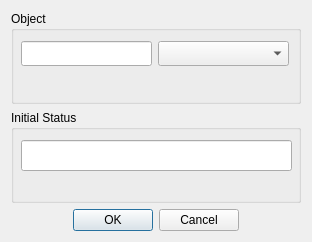
<?xml version="1.0" encoding="UTF-8"?>
<ui version="4.0">
 <class>PlanningProblemDialog</class>
 <widget class="QDialog" name="PlanningProblemDialog">
  <property name="geometry">
   <rect>
    <x>0</x>
    <y>0</y>
    <width>312</width>
    <height>242</height>
   </rect>
  </property>
  <property name="windowTitle">
   <string>Dialog</string>
  </property>
  <layout class="QVBoxLayout" name="verticalLayout_2">
   <item>
    <layout class="QVBoxLayout" name="verticalLayout">
     <item>
      <widget class="QGroupBox" name="groupBox">
       <property name="title">
        <string>Object</string>
       </property>
       <widget class="QLineEdit" name="lineEdit_TypeLabel">
        <property name="geometry">
         <rect>
          <x>10</x>
          <y>30</y>
          <width>131</width>
          <height>25</height>
         </rect>
        </property>
       </widget>
       <widget class="QComboBox" name="comboBox_Types">
        <property name="geometry">
         <rect>
          <x>147</x>
          <y>30</y>
          <width>131</width>
          <height>25</height>
         </rect>
        </property>
       </widget>
      </widget>
     </item>
     <item>
      <widget class="QGroupBox" name="groupBox_2">
       <property name="title">
        <string>Initial Status</string>
       </property>
       <widget class="QLineEdit" name="lineEdit_InitialStatus">
        <property name="geometry">
         <rect>
          <x>10</x>
          <y>30</y>
          <width>271</width>
          <height>31</height>
         </rect>
        </property>
       </widget>
      </widget>
     </item>
    </layout>
   </item>
   <item>
    <widget class="QDialogButtonBox" name="buttonBox">
     <property name="orientation">
      <enum>Qt::Horizontal</enum>
     </property>
     <property name="standardButtons">
      <set>QDialogButtonBox::Cancel|QDialogButtonBox::Ok</set>
     </property>
     <property name="centerButtons">
      <bool>true</bool>
     </property>
    </widget>
   </item>
  </layout>
 </widget>
 <resources/>
 <connections>
  <connection>
   <sender>buttonBox</sender>
   <signal>accepted()</signal>
   <receiver>PlanningProblemDialog</receiver>
   <slot>accept()</slot>
   <hints>
    <hint type="sourcelabel">
     <x>248</x>
     <y>254</y>
    </hint>
    <hint type="destinationlabel">
     <x>157</x>
     <y>274</y>
    </hint>
   </hints>
  </connection>
  <connection>
   <sender>buttonBox</sender>
   <signal>rejected()</signal>
   <receiver>PlanningProblemDialog</receiver>
   <slot>reject()</slot>
   <hints>
    <hint type="sourcelabel">
     <x>316</x>
     <y>260</y>
    </hint>
    <hint type="destinationlabel">
     <x>286</x>
     <y>274</y>
    </hint>
   </hints>
  </connection>
 </connections>
</ui>
